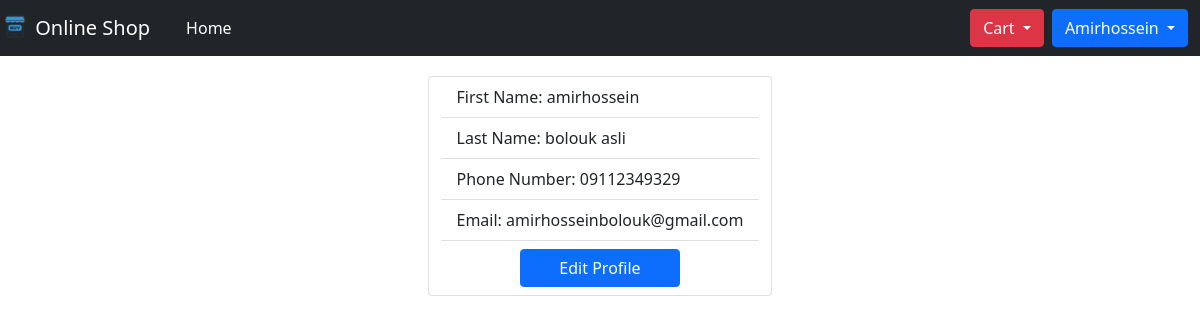
The page /customer/profile/ (signed in) on the database its author committed.
### core/models.py (models this page shows)
class User(AbstractUser):
    objects = MyUserManager()
    phone = models.CharField(max_length=15, unique=True)
    USERNAME_FIELD = "phone"

### customer/models.py (models this page shows, shortened)
class Customer(models.Model):
    user = models.OneToOneField(to=User, on_delete=models.CASCADE)
    class Meta:
        verbose_name = _("Customer")
        verbose_name_plural = _("Customers")
        permissions = [
            ("being_customer", "is a customer."),
        ]

### customer/views.py (the view)
# urls.py: path("profile/", views.ProfileView.as_view(), name="profile"),
class ProfileView(PermissionRequiredMixin, View):
    permission_required = "customer.being_customer"
    def get(self, request):
        if not request.user.is_authenticated:
            return HttpResponseRedirect(reverse("login-customer"))
        user = request.user
        customer = Customer.objects.get(user_id=user.id)
        context = {
            "customer": customer,
        }
        return render(request=request, template_name="customer/customer_profile.html", context=context)

### templates/customer/customer_profile.html (shortened to what this page needs)
{% extends "core/base.html" %}
{% load static %}
{% load i18n %}
{% block content %}
    <div class="container">
        <div class="row justify-content-center">
            <div class="card w-auto m-1 align-items-center">
                <ul class="list-group list-group-flush">
                    <li class="list-group-item">{% translate "First Name: " %}{{ customer.user.first_name }}</li>
                    <li class="list-group-item">{% translate "Last Name: " %}{{ customer.user.last_name }}</li>
                    <li class="list-group-item">{% translate "Phone Number: " %}{{ customer.user.phone }}</li>
                    <li class="list-group-item">{% translate "Email: " %}{{ customer.user.email }}</li>
                </ul>
                <a class="btn btn-primary w-50 my-2" href="{% url "customer:profile-update" %}">{% translate "Edit Profile" %}</a>
            </div>
        </div>
    </div>
{% endblock %}

### templates/core/includes/navbar.html (shortened to what this page needs)
{% load i18n %}
{% load static %}
<nav class="navbar navbar-expand-lg navbar-dark bg-dark">
    <a class="navbar-brand" href="#">
        <img src="{% static "logo/logo.png" %}" alt="" width="30" height="24"
             class="d-inline-block align-text-top">
        {% translate "Online Shop" %}
    </a>
    <div class="container-fluid">
        <div class="collapse navbar-collapse justify-content-between" id="navbarTogglerDemo03">
            <ul class="navbar-nav me-auto mb-2 mb-lg-0">
                <li class="nav-item">
                    <a class="nav-link active" aria-current="page"
                       href="{% url "home:home" %}">{% translate "Home" %}</a>
                </li>
            </ul>
            {% include "core/includes/cart.html" %}
            {% if request.user.is_authenticated %}
                <div class="dropdown">
                    <a class="btn ms-2 btn-primary dropdown-toggle" href="#" role="button" id="dropdownMenuLink"
                       data-bs-toggle="dropdown" aria-expanded="false">
                        {{ request.user.first_name | title }}
                    </a>
                </div>
            {% else %}
                <a class="btn btn-success ms-2" aria-current="page"
                   href="{% url "register-customer" %}">{% translate "Register" %}</a>
                <a class="btn btn-outline-primary ms-2" aria-current="page"
                   href="{% url "login-customer" %}">{% translate "Login" %}</a>
            {% endif %}
        </div>
    </div>
</nav>

### rows shown on the page
User: user.first_name "Amirhossein"
Customer: user.first_name "amirhossein", user.last_name "bolouk asli", user.phone "09112349329", user.email "amirhosseinbolouk@gmail.com"
